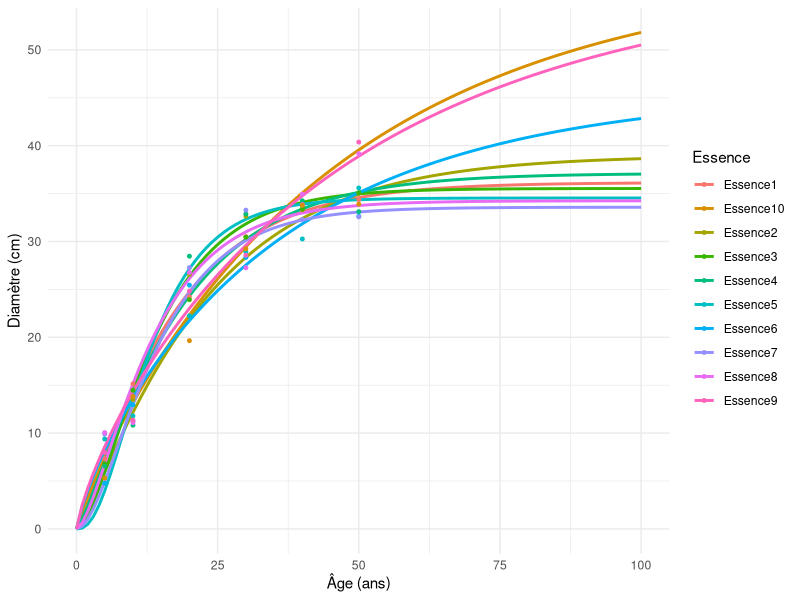
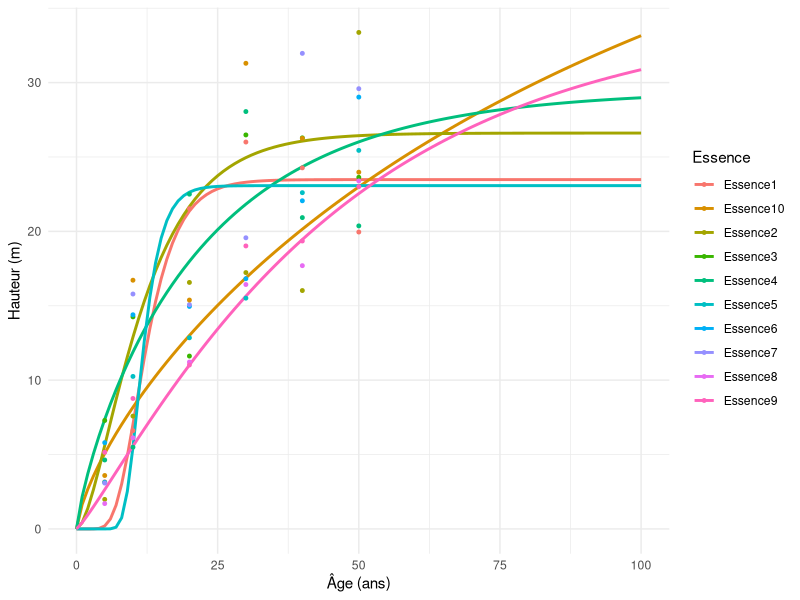
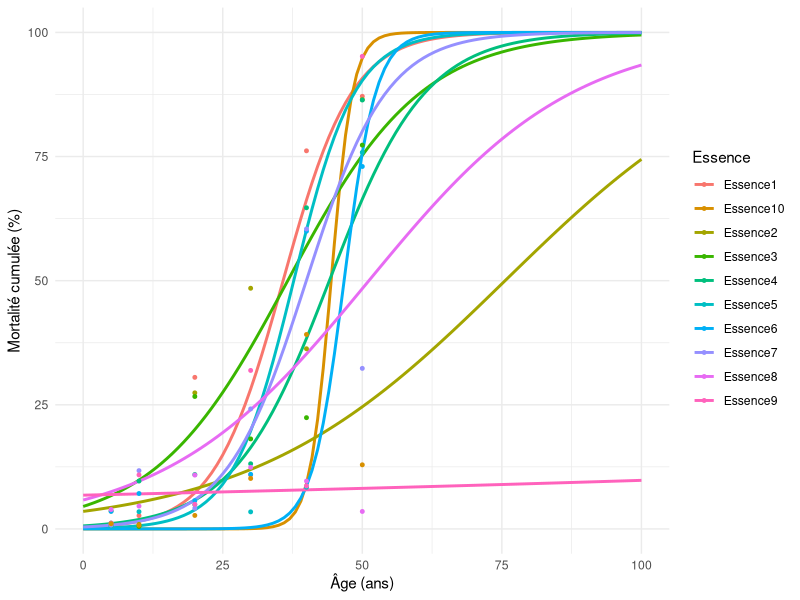
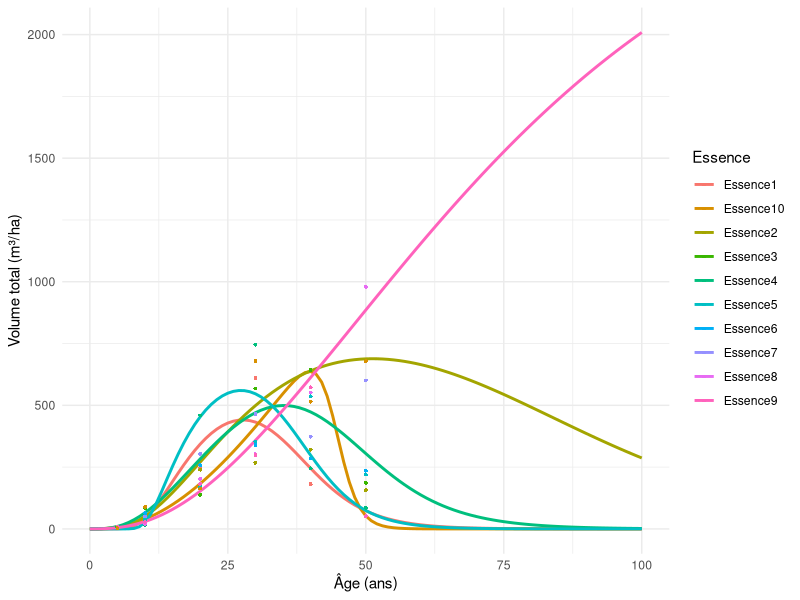

R code for these plots, in order:
## ---- chunk 1
#| label: DoNotModify
#| include: false
### Utilities. Do not modify.
# Installation of packpred if necessary
install_packpred <- function(packpred) {
  install_package <- function(package) {
    if (!package %in% installed.packages()[, 1]) {
      install.packages(package, repos = "https://cran.rstudio.com/")
    }
  }
  invisible(sapply(packpred, install_package))
}

# Basic packpred
install_packpred(c("bookdown", "formatR", "kableExtra", "ragg"))

# Chunk font size hook: allows size='small' or any valid Latex font size in chunk options
def.chunk.hook  <- knitr::knit_hooks$get("chunk")
knitr::knit_hooks$set(chunk = function(x, options) {
  x <- def.chunk.hook(x, options)
  ifelse(
    options$size != "normalsize", 
    paste0("\n \\", options$size,"\n\n", x, "\n\n \\normalsize"), 
    x
  )
})
## ---- chunk 2
#| label: Options
#| include: false
### Customized options for this document
# Add necessary packpred here
packpred <- c("tidyverse")
# Install them
install_packpred(packpred)

# knitr options
knitr::opts_chunk$set(
  cache =   FALSE,    # Cache chunk results
  include = TRUE,     # Show/Hide chunks
  echo =    TRUE,     # Show/Hide code
  warning = FALSE,    # Show/Hide warnings
  message = FALSE,    # Show/Hide messpred
  # Figure alignment and size
  fig.align = 'center', out.width = '80%',
  # Graphic devices (ragg_png is better than standard png)
  dev = c("ragg_png", "pdf"),
  # Code chunk format
  tidy = TRUE, tidy.opts = list(blank = FALSE, width.cutoff = 50),
  size = "scriptsize", knitr.graphics.auto_pdf = TRUE
  )
options(width = 50)

# ggplot style
library("tidyverse")
theme_set(theme_bw())
theme_update(
  panel.background = element_rect(fill = "transparent", colour = NA),
  plot.background = element_rect(fill = "transparent", colour = NA)
)
knitr::opts_chunk$set(dev.args = list(bg = "transparent"))

# Random seed
set.seed(973)
## ---- chunk 3
#| echo: false

# ---- Initialisation du Programme ----

library(tidyverse)
library(ggplot2)

set.seed(123)

# ---- Paramètres sylvicoles ----
essences <- paste0("Essence", 1:10)
ages_obs <- c(5,10,20,30,40,50)
ages_pred <- 0:100

## ---- chunk 4
#| label: fig-diam
#| fig-cap: Modèles de croissance en diamètre avec données fictives (10 essences)
#| echo: false

# ---- Données fictives : diamètre ----
Obs_diam <- expand_grid(age = ages_obs, essence = essences) %>%
  mutate(
    A = runif(n(), 35, 42),
    k = runif(n(), 0.05, 0.07),
    m = runif(n(), 1.2, 1.4),
    diam = A * (1 - exp(-k * age))^m + rnorm(n(), 0, 0.8)
  )

# Modèles Chapman-Richards par essence
mods_diam <- Obs_diam %>%
  group_by(essence) %>%
  group_map(~ tryCatch(
    nls(diam ~ A*(1 - exp(-k*age))^m, data = .x, start = list(A=40,k=0.06,m=1.3)),
    error = function(e) NULL
  ))
names(mods_diam) <- essences

# Prédictions diamètre
Pred_diam <- expand_grid(age = ages_pred, essence = essences) %>%
  group_by(essence) %>%
  mutate(diam = if (!is.null(mods_diam[[unique(essence)]]))
           predict(mods_diam[[unique(essence)]], newdata = data.frame(age=age))
         else NA)

# ---- Graphique : diamètre ----
ggplot() +
  geom_line(data = Pred_diam, aes(x = age, y = diam, color = essence), linewidth = 1) +
  geom_point(data = Obs_diam, aes(x = age, y = diam, color = essence), size = 1) +
  theme_minimal() +
  labs(x = "Âge (ans)", y = "Diamètre (cm)", color = "Essence") +
  theme(plot.title = element_text(face = "bold", size = 14))


## ---- chunk 5
#| label: fig-haut
#| fig-cap: Modèles de croissance en hauteur avec données fictives (10 essences)
#| echo: false

# ---- Données fictives : hauteur ----
Obs_haut <- expand_grid(age = ages_obs, essence = essences) %>%
  mutate(
    A = runif(n(), 20, 35),       # hauteur asymptotique (m)
    k = runif(n(), 0.03, 0.08),   # taux de croissance
    m = runif(n(), 1, 1.5),     # forme de la courbe
    haut = A * (1 - exp(-k * age))^m + rnorm(n(), 0, 0.2) # bruit réaliste
  )

# ---- Modèles Chapman-Richards par essence ----
mods_haut <- Obs_haut %>%
  group_by(essence) %>%
  group_map(~ tryCatch(
    nls(haut ~ A*(1 - exp(-k*age))^m, data = .x, start = list(A=22,k=0.05,m=1.2)),
    error = function(e) NULL
  ))
names(mods_haut) <- essences

# ---- Prédictions hauteur ----
Pred_haut <- expand_grid(age = ages_pred, essence = essences) %>%
  group_by(essence) %>%
  mutate(haut = if (!is.null(mods_haut[[unique(essence)]]))
           predict(mods_haut[[unique(essence)]], newdata = data.frame(age=age))
         else NA)

# ---- Graphique : hauteur ----
ggplot() +
  geom_line(data = Pred_haut, aes(x = age, y = haut, color = essence), linewidth = 1) +
  geom_point(data = Obs_haut, aes(x = age, y = haut, color = essence), size = 1) +
  theme_minimal() +
  labs(
    x = "Âge (ans)",
    y = "Hauteur (m)",
    color = "Essence"
  ) +
  theme(plot.title = element_text(face = "bold", size = 14))

## ---- chunk 6
# ---- Données fictives : mortalité ----
Obs_mort <- expand_grid(age = ages_obs, essence = essences) %>%
  mutate(
    a = runif(n(), -6, -3),
    b = runif(n(), 0.05, 0.15),
    mort = 100 / (1 + exp(-(a + b*age)))
  ) %>%
  select(age, essence, mort)

# Modèles logistiques par essence
mods_mort <- Obs_mort %>%
  group_by(essence) %>%
  group_map(~ tryCatch({
    nls(mort ~ 100 / (1 + exp(-(a + b*age))),
        data = .x,
        start = list(a = -5, b = 0.1))
  }, error = function(e) NULL))
names(mods_mort) <- essences

# Prédictions mortalité
Pred_mort <- expand_grid(age = ages_pred, essence = essences) %>%
  group_by(essence) %>%
  mutate(mort = if (!is.null(mods_mort[[unique(essence)]]))
           predict(mods_mort[[unique(essence)]], newdata = data.frame(age=age))
         else NA)

# ---- Graphique : mortalité ----
ggplot() +
  geom_line(data = Pred_mort, aes(x = age, y = mort, color = essence), linewidth = 1) +
  geom_point(data = Obs_mort, aes(x = age, y = mort, color = essence), size = 1) +
  theme_minimal() +
  labs(x = "Âge (ans)", y = "Mortalité cumulée (%)", color = "Essence") +
  theme(plot.title = element_text(face = "bold", size = 14))

## ---- chunk 7

# ---- Paramètres sylvicoles ----
densite_init <- 800 # nombre d'arbre à l'hectare
f <- 0.45 # facteur de forme

# ---- Fonction de volume individuel ----
calc_volume <- function(D,H){
  V <- pi * (D/200)^2 * H * f # volume avec facteur de forme (f=0.45)
  return(V)
}

# ---- Volume observations ----
vol_obs <- left_join(Obs_diam,Obs_haut,by=c("age","essence")) %>%
  left_join(Obs_mort, by = c("age","essence")) %>%
  mutate(
    V_ind = calc_volume(diam,haut),
    N_surv = densite_init * (1 - mort/100), # denstié = 800 (set in the begining)
    Vol_ha = N_surv * V_ind # volume par hectare (avec surface de parcelle = 1ha)
  )

# ---- Volume prédictions ----
vol_pred <- left_join(Pred_diam,Pred_haut,by=c("age","essence")) %>%
  left_join(Pred_mort, by = c("age","essence")) %>%
  mutate(
    V_ind = calc_volume(diam,haut),
    N_surv = densite_init * (1 - mort/100),
    Vol_ha = N_surv * V_ind # volume par hectare (avec surface de parcelle = 1ha)
  )

# ---- Graphique : volume ----
ggplot() +
  geom_line(data = vol_pred, aes(x = age, y = Vol_ha, color = essence), linewidth = 1) +
  geom_point(data = vol_obs, aes(x = age, y = Vol_ha, color = essence), size = 1, shape = 16) +
  theme_minimal() +
  labs(x = "Âge (ans)", y = "Volume total (m³/ha)", color = "Essence") +
  theme(plot.title = element_text(face = "bold", size = 14))


